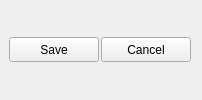
                  <widget class="QFrame" name="frame_newAction_save_cancel">
                   <property name="minimumSize">
                    <size>
                     <width>0</width>
                     <height>40</height>
                    </size>
                   </property>
                   <property name="frameShape">
                    <enum>QFrame::NoFrame</enum>
                   </property>
                   <property name="frameShadow">
                    <enum>QFrame::Raised</enum>
                   </property>
                   <layout class="QHBoxLayout" name="horizontalLayout_4">
                    <property name="spacing">
                     <number>2</number>
                    </property>
                    <property name="leftMargin">
                     <number>0</number>
                    </property>
                    <property name="topMargin">
                     <number>5</number>
                    </property>
                    <property name="bottomMargin">
                     <number>5</number>
                    </property>
                    <item>
                     <widget class="QLabel" name="label_newAction_spaceHolder_save_cancel">
                      <property name="minimumSize">
                       <size>
                        <width>0</width>
                        <height>0</height>
                       </size>
                      </property>
                      <property name="text">
                       <string/>
                      </property>
                     </widget>
                    </item>
                    <item>
                     <widget class="QPushButton" name="pushButton_newAction_save">
                      <property name="minimumSize">
                       <size>
                        <width>90</width>
                        <height>25</height>
                       </size>
                      </property>
                      <property name="maximumSize">
                       <size>
                        <width>90</width>
                        <height>25</height>
                       </size>
                      </property>
                      <property name="text">
                       <string>Save</string>
                      </property>
                     </widget>
                    </item>
                    <item>
                     <widget class="QPushButton" name="pushButton_newAction_cancel">
                      <property name="minimumSize">
                       <size>
                        <width>90</width>
                        <height>25</height>
                       </size>
                      </property>
                      <property name="maximumSize">
                       <size>
                        <width>90</width>
                        <height>25</height>
                       </size>
                      </property>
                      <property name="text">
                       <string>Cancel</string>
                      </property>
                     </widget>
                    </item>
                   </layout>
                  </widget>
